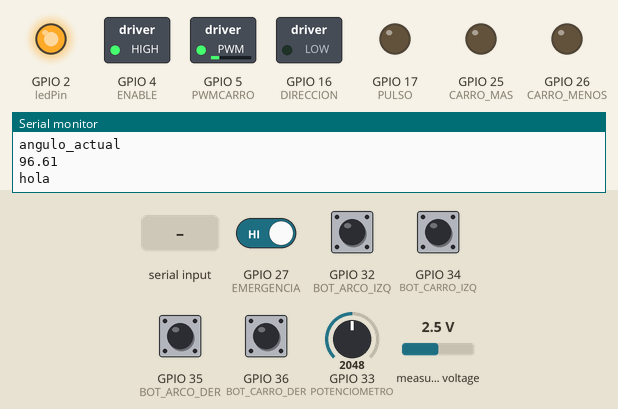
Bench run of a sketch on a simulated ESP32. Shown: switched loads named in the sketch (green lamp = pin HIGH), output pins drawn as LEDs (lit = HIGH), the last lines printed to the serial monitor. The inputs (shaded band) are chosen by the test bench; at power-on: GPIO 27 (EMERGENCIA), GPIO 32 (BOT_ARCO_IZQ), GPIO 34 (BOT_CARRO_IZQ), GPIO 35 (BOT_ARCO_DER), GPIO 36 (BOT_CARRO_DER) HIGH, GPIO 33 (POTENCIOMETRO) = 2048, measured voltage 2.5 V.

Above: at 1.2 s.
1.3 s: GPIO 32 (BOT_ARCO_IZQ) pulled LOW for 0.15 s
At 2.2 s:
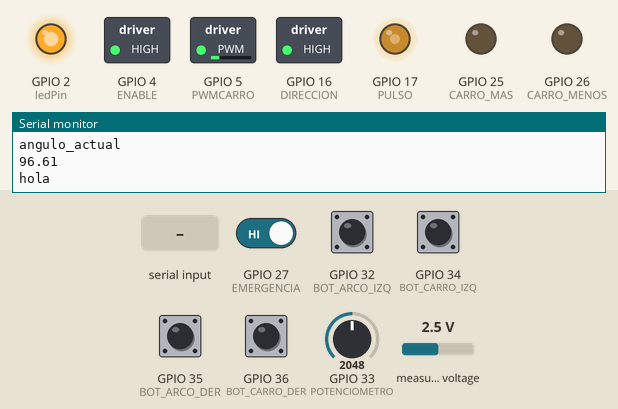
4.4 s: GPIO 34 (BOT_CARRO_IZQ) pulled LOW for 0.15 s
At 4.75 s:
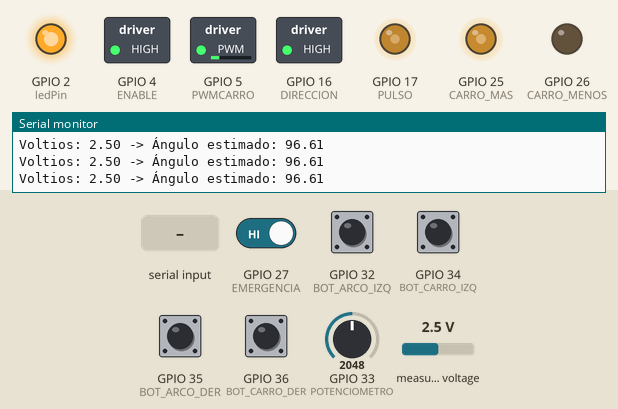
7.4 s: "5\n" received over Serial
At 8.5 s:
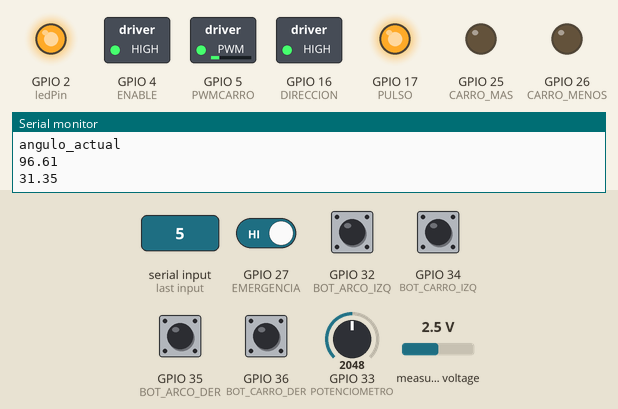
8.9 s: GPIO 35 (BOT_ARCO_DER) pulled LOW for 0.15 s
At 10.4 s:
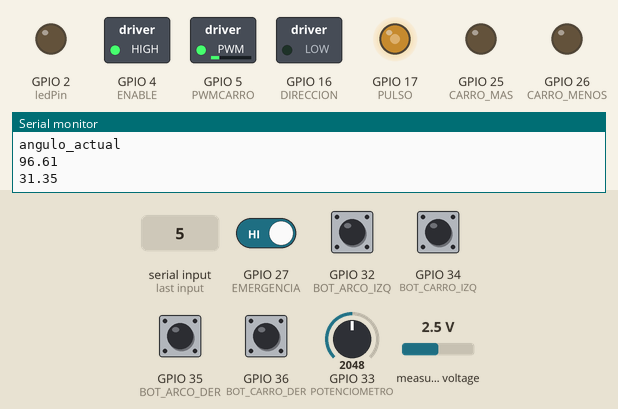
12.0 s: GPIO 27 (EMERGENCIA) driven LOW
13.5 s: "90,45,200\n" received over Serial
At 17.2 s:
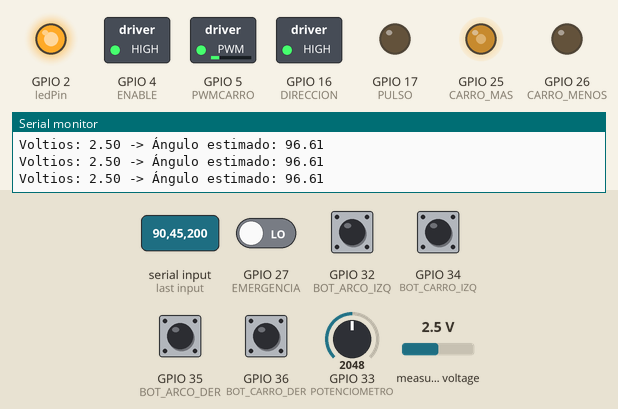
Timing chart, 0 to 17.5 s (numbered marks = the images above; inputs shaded):
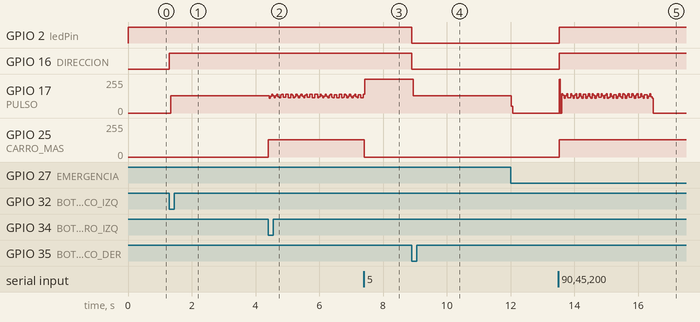

The sketch:

prueba_2_salida.ino
```cpp
#include <Wire.h>
#include <Adafruit_ADS1X15.h>

// Crear objeto ADS1115
Adafruit_ADS1115 ads;
volatile unsigned long lastEncoderTime = 0;
// definiciones funcionamiento brazo
//boton parar
const int EMERGENCIA = 27;
//
const int MILLIS_ESPERA = -1;
int PULSOS = 1500;
int pulsos_a_dar = 0;
int pulsos_acumulados = 0;
long int delta_time = 0;
long int millis_anterior = 0;
long int millis_actual = 0;
long int acumulado = 0;
bool funcionando = 0;
//const int
////////
//////////////configuracion de los pines
///////entradas
////carro
const int CARRO_MAS = 25;
const int CARRO_MENOS = 26;
int destino_carrito = 0; // angulo
float angulo_actual = -1;
volatile bool dirreccion_carrito = true;
volatile int direccion_carrito = 1;
const int PWMCARRO = 5;
const int canalPWM = 0;   // Canal de PWM (0-15 en ESP32)
const int frecuencia = 5000; // Frecuencia en Hz (ajusta según tu motor)
const int resolucion = 8; // Resolución de 8 bits (valores de 0 a 255)
bool carro_andando = false;
volatile int theta = 0;
volatile int theta_1 = 0;
volatile int theta_2 = 0;
const int DURACION_CARRO_MILLIS = 3500;
long int acumulado_carro = 0;
////arco
//// encoder
const int POSICIONAL_CARRO = -1;
volatile long posicion = 0;
volatile bool direccion = true;
float velocidad_carro = 200;
////pot
const int POTENCIOMETRO = 33;
////emergencia
//const int EMERGENCIA = 1;
////botones
const int BOT_ARCO_IZQ = 32;
const int BOT_ARCO_DER = 35;
const int BOT_CARRO_IZQ = 34; //abajo izq
const int BOT_CARRO_DER = 36; // abajo der
bool automatico = false;

///////
///////salidas
////paso a paso brazo
const int ENABLE = 4;
const int DIRECCION = 16;
const int PULSO = 17;
volatile long posicion_brazo = 0;
volatile long direccion_brazo = 1;
////carro motor normal
//const int PWMCARRO = -1;
////regulador luz
const int REGULADOR_LUZ = -1;
const int AUX_CEL = -1;

// El LED integrado de la ESP32 está en el pin 2
const int ledPin = 2;
long int milis_actuales = 0;
long int milis_acumulados = 0;
//bool funcionando = false;
bool ahora = false;
int contador = 0;
int pulsos_dados = 0;
////posicionamiento
//brazo
float posbrazo = 0;
float PULSEPERANG = 44.44;
//carro
float poscarro = 0;
float HITPERANG = 15;

//////adc


//Adafruit_ADS1115 ads;
//////adc
//pwm
const int pwmChannel = 0;  // Canal PWM (0-15)
const int freq = 5000;      // Frecuencia del PWM en Hz
const int resolution = 8;   // Resolución de 8 bits (0-255)
struct DataPoint {
    int position;
    float angle;
};

float angulo_calibrado(float voltaje){
  float a = -15.5517; float b = 61.4428; float c = 105.6066;
  float x = voltaje;
  return a*x*x + b*x + c;
}

void debug_angulo(){
  return;
  int16_t adc0 = ads.readADC_SingleEnded(3);
  float volts = ads.computeVolts(adc0);
  angulo_actual = angulo_calibrado(volts);
  return;
}
void calcular_angulo(){ //debug
  float maximo = 4.19; float minimo = 0.98;
  float ang_max = 15; float ang_min = 170;
  int16_t adc0 = ads.readADC_SingleEnded(3);
  float volts = ads.computeVolts(adc0);
  float pendiente = (170.0-15.0)/(0.98-4.19);
  angulo_actual = pendiente * (volts - 4.19) + 15;

  // Limitar el ángulo a los valores dados
  if (angulo_actual < ang_max) angulo_actual = ang_max;
  if (angulo_actual > ang_min) angulo_actual = ang_min;

  Serial.print("Voltios: ");
  Serial.print(volts);
  Serial.print(" -> Ángulo estimado: ");
  Serial.println(angulo_actual);
}

void setup() {
  Serial.begin(115200);
    if (!ads.begin()) {
    Serial.println("Error al encontrar ADS1115");
    while (1);
  }
  ads.setGain(GAIN_TWOTHIRDS);
  pinMode(BOT_ARCO_IZQ, INPUT);  // Configuramos el pin del botón como entrada
  attachInterrupt(digitalPinToInterrupt(BOT_ARCO_IZQ), button_4_red_arco, FALLING);
  pinMode(BOT_ARCO_DER, INPUT);  // Configuramos el pin del botón como entrada
  attachInterrupt(digitalPinToInterrupt(BOT_ARCO_DER), button_6_red_arco, FALLING);
  pinMode(BOT_CARRO_IZQ, INPUT);  // Configuramos el pin del botón como entrada
  attachInterrupt(digitalPinToInterrupt(BOT_CARRO_IZQ), button_2_red_carro, FALLING);
  pinMode(BOT_CARRO_DER, INPUT);  // Configuramos el pin del botón como entrada
  attachInterrupt(digitalPinToInterrupt(BOT_CARRO_DER), button_8_red_carro, FALLING);
  pinMode(EMERGENCIA, INPUT);  // Configuramos el pin del botón como entrada
  attachInterrupt(digitalPinToInterrupt(EMERGENCIA), button_black_emergencia, FALLING);

  //ledcSetup(pwmChannel, freq, resolution);  // Configura el canal PWM
  //ledcAttachPin(PWMCARRO, pwmChannel);        // Asigna el pin al canal PWM
  //ledcWrite(pwmChannel, 255*0.2);

  pinMode(PWMCARRO, OUTPUT);
  analogWrite(PWMCARRO, 255*0.2);  // 50% de 255 (8 bits) = 127
  //ads.begin();
  //digitalWrite(PWMCARRO, 127);
//Serial.println("hola_2");

  // Configura el pin del LED como salida
  pinMode(ENABLE, OUTPUT);
  pinMode(DIRECCION, OUTPUT);
  pinMode(ledPin, OUTPUT);
  pinMode(PULSO, OUTPUT);
  digitalWrite(PULSO, LOW);
  digitalWrite(ENABLE, HIGH);
  // carro
  pinMode(CARRO_MAS, OUTPUT);
  pinMode(CARRO_MENOS, OUTPUT);
  digitalWrite(CARRO_MAS, LOW);
  digitalWrite(CARRO_MENOS, LOW);
  // Apaga el LED al inicio
  digitalWrite(ledPin, HIGH);
  apagar_carro();
  Serial.println("hola");
}
bool bandera_loop = false;
int commaIndex = -1;
void loop() {
  int16_t adc0, adc1, adc2, adc3;
  //adc0 = ads.readADC_SingleEnded(0);
  //adc1 = ads.readADC_SingleEnded(1);
  //adc2 = ads.readADC_SingleEnded(2);
  //adc3 = ads.readADC_SingleEnded(3);
  //Serial.print("AIN0: "); Serial.println(adc0);
  //int16_t results = ads.readADC_Differential_0_1();
  //Serial.print("Diferencial: ");
  //Serial.print(results);
  //poscarro = float(theta_1)*cal_theta_1 - float(theta_2);
  if (automatico){

  }else{
    int valor_pot = analogRead(POTENCIOMETRO);
    cambiar_vel_carro(255*valor_pot/4000);
  }
  millis_actual = millis();
  delta_time = millis_actual - millis_anterior;
  millis_anterior = millis_actual;
  if(funcionando){ //arco moviendose
    acumulado += delta_time;
    if(acumulado > 0){
      acumulado = 0;
      digitalWrite(PULSO, !digitalRead(PULSO));
      if(!digitalRead(PULSO)){
        pulsos_acumulados++;
        posicion_brazo += 1*direccion_brazo;
        posbrazo += (1/PULSEPERANG) * direccion_brazo;
        if(pulsos_acumulados > pulsos_a_dar - 1){
          Serial.println(pulsos_acumulados);
          Serial.println(pulsos_a_dar);
          Serial.println("apagando_arco");
          apagar_arco();
        }
      }
    }
  }
  if (carro_andando){
    calcular_angulo();
    if(!automatico){
      if (acumulado_carro > DURACION_CARRO_MILLIS){
        acumulado_carro = 0;
        apagar_carro();
      }
    }else{
      if (direccion_carrito == 1){
        if (angulo_actual > destino_carrito){
          apagar_carro();
        }
      }else{
        if (angulo_actual < destino_carrito){
          apagar_carro();
        }
      }
    }
  }

  // Verifica si hay datos disponibles en el puerto serial
  if (Serial.available() > 0) {
      bandera_loop = true;
      // Lee la cadena hasta encontrar un salto de línea
      String inputString = Serial.readStringUntil('\n');

      // Elimina espacios en blanco al inicio y final
      inputString.trim();

      // Verifica si la entrada contiene una coma (para azimut y zenit)
      commaIndex = inputString.indexOf(',');
      Serial.print(commaIndex);
      if (commaIndex != -1) {
        // 📌 Modo: Recepción de valores flotantes (azimut, zenit)

        String azimutString = inputString.substring(0, commaIndex);
        String zenitString = inputString.substring(commaIndex + 1);

        // Convierte a flotantes
        float azimut = azimutString.toFloat();
        float zenit = zenitString.toFloat();

        // Verifica que no haya errores en la conversión
        if (!(azimut == 0.0 && azimutString != "0") &&
            !(zenit == 0.0 && zenitString != "0")) {}

          // 🟢 **Caso 1: Valores normales**
          if (azimut >= 0 && zenit >= 0) {
            calcular_angulo();
            automatico = true;
            Serial.print("Azimut recibido: ");
            Serial.println(azimut);
            Serial.print("Zenit recibido: ");
            Serial.println(zenit);

            float valores[2];
            transformarCoordenadas(azimut, zenit, valores);

            Serial.print("Ángulo: ");
            Serial.println(valores[0]);
            Serial.print("Carrito: ");
            Serial.println(valores[1]);
            float angulo_a_ir_carrito = valores[1];
            destino_carrito = angulo_a_ir_carrito + 90.0;
            Serial.println("destino_carrito:");
            Serial.println(destino_carrito);
            Serial.println("angulo actual");
            Serial.println(angulo_actual);
            if (angulo_actual != destino_carrito){
              if (angulo_actual > destino_carrito){
                direccion_carrito = -1;
                button_8_red_carro();
              }else{
                direccion_carrito = 1;
                button_2_red_carro();
              }
            }
            // apagar_carro();

            float diferencia = -(valores[0] - posbrazo);  // Diferencia con signo
            Serial.println(diferencia);
            pulsos_a_dar = abs(diferencia) * PULSEPERANG;  // Conversión a pulsos
            Serial.print(pulsos_a_dar);
            Serial.println(" pulsos");
            direccion_brazo = diferencia/abs(diferencia);

            // Determinar dirección y mover
            if (diferencia < 0) {
              Serial.println("moviendo_arco");
                mover_arco(false);  // Dirección positiva
            } else {
                mover_arco(true);  // Dirección negativa
            }

            // ✅ Actualizar la posición en base a los pulsos realmente ejecutados
            Serial.print("posición: ");
            Serial.println(posbrazo);

          // 🔴 **Caso 2: Valores negativos -> Modo calibración**
          } else if (azimut < 0.0 && zenit < 0.0) {
        } else {}
      }else{

          // 📌 Modo: Recepción de enteros (comandos)
        float valor_float = inputString.toFloat();

        int inputNumber = inputString.toInt();  // Convierte la entrada a entero
        if (float(inputNumber)/valor_float != 1){
          //cal_theta_1 = valor_float;
          inputNumber = -1;
          Serial.println("calibracion_cambiada");
        }

        if ((inputNumber >= 2 && inputNumber <= 8)) {
          Serial.print("Comando recibido: ");
          Serial.println(inputNumber);

          switch (inputNumber) {
            case 2:
              button_2_red_carro();
              break;
            case 4:
              button_4_red_arco();
              break;
            case 5:
              button_black_emergencia();
              break;
            case 6:
              button_6_red_arco();
              break;
            case 8:
              button_8_red_carro();
              break;
          }
          digitalWrite(ledPin, HIGH);
        } else {
          Serial.println("❌ Error: Número fuera de rango.");
          digitalWrite(ledPin, LOW);
        }
      }
  }
}
void button_black_emergencia(){
  automatico = false;
  apagar_carro();
  apagar_arco();
}
void button_4_red_arco() {
  direccion_brazo = 1;
  pulsos_a_dar = PULSOS;
  mover_arco(HIGH);
}
void button_6_red_arco() {
  direccion_brazo = -1;
  pulsos_a_dar = PULSOS;
  mover_arco(LOW);
}
void button_2_red_carro(){
  mover_carro(true);
}
void button_8_red_carro(){
  mover_carro(false);
}
void mover_carro(bool direccion){
  Serial.println("prendiendo_carro");
  dirreccion_carrito = direccion;
  //Serial.println("hola_carro");
  carro_andando = true;

  if (direccion){
    //digitalWrite(CARRO_MAS, HIGH);
    analogWrite(CARRO_MAS, velocidad_carro);
    digitalWrite(CARRO_MENOS, LOW);
  }else{
    digitalWrite(CARRO_MAS, LOW);
    analogWrite(CARRO_MENOS, velocidad_carro);
  }
}
void apagar_carro(){
  Serial.println("apagando carro");
    carro_andando = false;
    analogWrite(CARRO_MAS, 0);
    analogWrite(CARRO_MENOS, 0);
    calcular_angulo();
    Serial.println("angulo_actual");
    Serial.println(angulo_actual);
    debug_angulo();
    //Serial.println(cal_theta_1);
}
void cambiar_vel_carro(float valor){
  velocidad_carro = valor;
}

// Variables internas para seguimiento del estado del encoder


// Rutina de interrupción para el canal B
void mover_arco(bool direccion){
  //Serial.println("hola_arco");
      if (!digitalRead(ENABLE)){
        digitalWrite(ENABLE, HIGH);
      }
      funcionando = true;
      digitalWrite(DIRECCION, direccion);

      // Enciende el LED si el número es correcto
      digitalWrite(ledPin, direccion);
}

void apagar_arco(){
    pulsos_acumulados = 0;
    funcionando = 0;
    automatico = false;
    Serial.println(posbrazo);
}

// Función para convertir grados a radianes
float toRadians(float degrees) {
    return degrees * (M_PI / 180.0);
}

// Función para convertir radianes a grados
float toDegrees(float radians) {
    return radians * (180.0 / M_PI);
}
void transformarCoordenadas(float az, float zen, float resultado[2]) {
    // Convertir a radianes
    az = toRadians(az);
    zen = toRadians(zen);

    // Convertir a coordenadas cartesianas en el sistema original (Y vertical)
    float x = cos(zen) * cos(az);
    float y = cos(zen) * sin(az);
    float z = sin(zen);

    // Calcular los ángulos en el nuevo sistema
    float angulo = atan(x / z);
    float carrito = atan2(y, sqrt(x * x + z * z));

    // Guardar los valores en el array
    resultado[0] = toDegrees(angulo);
    resultado[1] = toDegrees(carrito);
}
```

Measured:
- after the input at 1.3 s, GPIO 16 (DIRECCION): LOW → HIGH at once; GPIO 17 (PULSO): 0/255 → 129/255 at once
- after the input at 4.4 s, GPIO 25 (CARRO_MAS): 0/255 → 130/255 at once
- after the input at 7.4 s, GPIO 25 (CARRO_MAS): 130/255 → 0/255 at once
- after the input at 8.9 s, GPIO 2 (ledPin), GPIO 16 (DIRECCION): HIGH → LOW at once; GPIO 17 (PULSO): 255/255 → 128/255 at once
- after the input at 13.5 s, GPIO 2 (ledPin), GPIO 16 (DIRECCION): LOW → HIGH at once; GPIO 25 (CARRO_MAS): 0/255 → 130/255 at once
